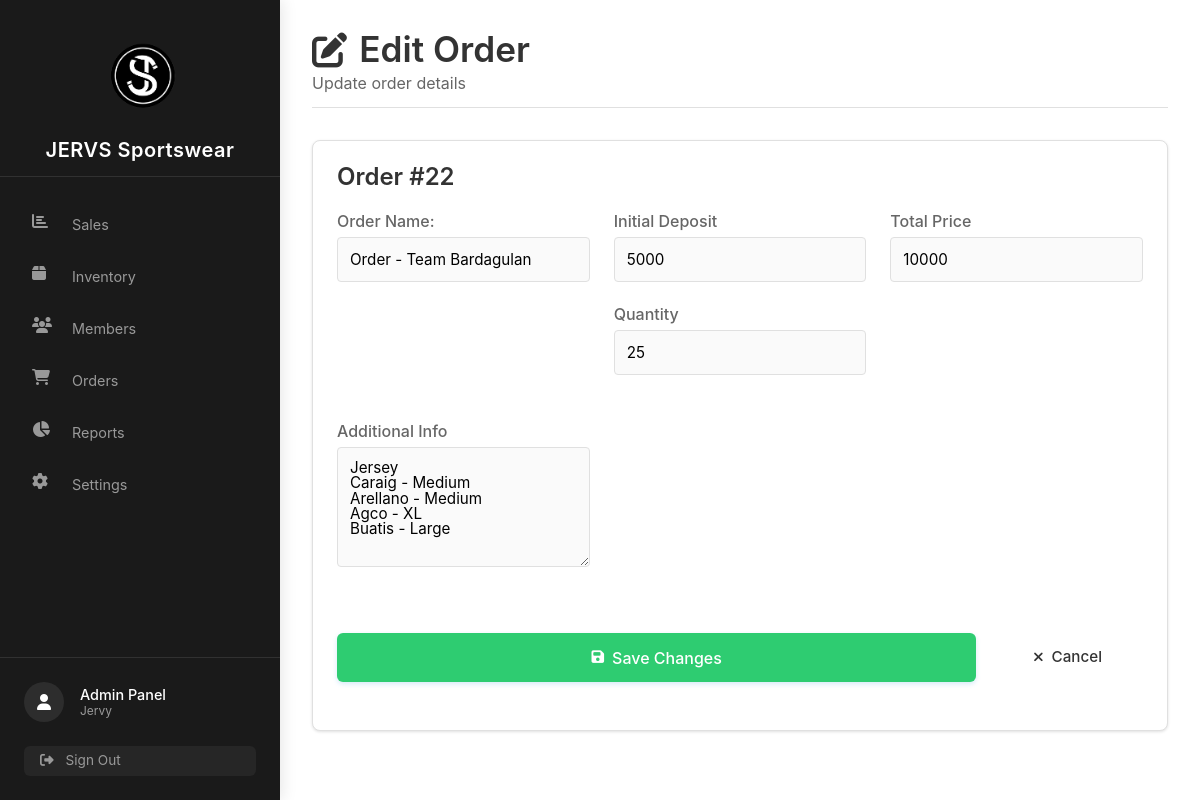
Page /Controller/Order-Management/edit.php?id=22 (signed in) on the committed database.
### tables this page shows
CREATE TABLE `orders_tbl` (
  `id` int(11) NOT NULL,
  `item_name` varchar(100) DEFAULT NULL,
  `qty` int(11) NOT NULL,
  `deposit` int(11) NOT NULL,
  `total_price` int(11) NOT NULL,
  `order_details` text NOT NULL,
  `current_phase` enum('start','printing','heatpress','sewing','ready') DEFAULT NULL,
  `last_updated` timestamp NOT NULL DEFAULT current_timestamp() ON UPDATE current_timestamp()
);

### Controller/Order-Management/edit.php (the view, shortened to what this page needs)
<?php
    include('../../config/database.php');
if(isset($_GET['id'])){
    $id = $_GET['id'];
    $stmt = $conn->prepare('SELECT * FROM orders_tbl WHERE id = ?');
    $stmt->bind_param('i', $id);
    $stmt->execute();
    $result = $stmt->get_result();
    $order = $result->fetch_assoc();
}else{
    echo '<script> alert("No order ID provided");</script>';
    exit;
}
?>
<!DOCTYPE html>
<html lang="en">
<head>
    <link rel="stylesheet" href="https://cdnjs.cloudflare.com/ajax/libs/font-awesome/6.4.0/css/all.min.css">
    <link rel="stylesheet" href="../../View/assets/stylesheet/dashboard.css">
    <link rel="stylesheet" href="../../View/assets/stylesheet/order-management-css/edit.css">
    <link rel="stylesheet" href="../../View/assets/stylesheet/sidebar.css">
</head>
<body>
<?php include('../../View/parts/sidebar.php'); ?>
<div class="main-wrapper">
    <main class="main-content">
        <div class="dashboard-header">
            <div class="header-content">
                <h1 class="dashboard-title"><i class="fas fa-edit"></i> Edit Order</h1>
                <p class="dashboard-subtitle">Update order details</p>
            </div>
        </div>
        <div class="metric-card">
            <div class="chart-header">
                <h2 class="chart-title">Order #<?= htmlspecialchars($order['id']) ?></h2>
            </div>
            <form method="POST" action="">
                <div class="form-group">
                    <label>Order Name:</label>
                    <input type="text" name="item" class="form-control" value="<?= htmlspecialchars($order['item_name']) ?>" required>
                </div>
                <div class="form-row">
                    <div class="form-group">
                        <label>Initial Deposit</label>
                        <input type="number" name="deposit" class="form-control" value="<?= htmlspecialchars($order['deposit']) ?>" required>
                    </div>
                    <div class="form-group">
                        <label>Quantity</label>
                        <input type="number" name="qty" class="form-control" value="<?= htmlspecialchars($order['qty']) ?>" required>
                    </div>
                </div>
                <div class="form-group">
                    <label>Total Price</label>
                    <input type="number" name="tPrice" class="form-control" value="<?= htmlspecialchars($order['total_price']) ?>" required>
                </div>
                <div class="form-group">
                    <label>Additional Info</label>
                    <textarea name="addInfo" class="form-control" rows="3"><?= htmlspecialchars($order['order_details']) ?></textarea>
                </div>
                <div class="form-buttons">
                    <button type="submit" class="btn btn-primary">
                        <i class="fas fa-save"></i> Save Changes
                    </button>
                    <a href="../../View/pages/add-order.php" class="btn btn-secondary">
                        <i class="fas fa-times"></i> Cancel
                    </a>
                </div>
            </form>
        </div>
    </main>
</div>
</body>
</html>

### View/assets/stylesheet/dashboard.css (style rules this page uses)
:root { --primary-black: #1a1a1a; --secondary-black: #2d2d2d; --tertiary-black: #3d3d3d; --primary-white: #ffffff; --secondary-white: #f8f8f8; --tertiary-white: #eaeaea; --accent-color: #555555; --primary: #284cff; --primary-light: #e8f0fe; --success-color: #28a745; --error-color: #dc3545; --warning-color: #FF9800; --info-color: #2196F3; --text-dark: #212529; --text-light: #495057; --text-lighter: #6c757d; --border-color: #e0e0e0; --transition-speed: 0.3s; --border-radius-sm: 4px; --border-radius-md: 8px; --border-radius-lg: 12px; --box-shadow-sm: 0 1px 3px rgba(0,0,0,0.12); --box-shadow-md: 0 4px 6px rgba(0,0,0,0.1); }
* { margin: 0; padding: 0; box-sizing: border-box; }
body { font-family: 'Inter', sans-serif; background-color: var(--secondary-white); color: var(--text-dark); line-height: 1.6; }
.main-wrapper { width: calc(100% - 280px); margin-left: 280px; transition: all var(--transition-speed) ease; }
.main-content { padding: 2rem 3rem; min-height: 100vh; background-color: var(--primary-white); box-shadow: 0 0 20px rgba(0, 0, 0, 0.03); }
.dashboard-header { margin-bottom: 2rem; padding-bottom: 1rem; border-bottom: 1px solid var(--border-color); }
.dashboard-title { font-size: 2.2rem; font-weight: 600; color: var(--text-dark); margin-bottom: 0.5rem; display: flex; align-items: center; gap: 0.75rem; }
.dashboard-subtitle { color: var(--text-light); font-size: 1rem; margin: 0; }
.metric-card, .chart-section, .sales-section { background: var(--primary-white); border-radius: var(--border-radius-md); padding: 1.5rem; box-shadow: var(--box-shadow-sm); transition: transform 0.2s, box-shadow 0.2s; margin: 1.5rem 0; border: 1px solid var(--border-color); }
.chart-header { margin-bottom: 1.5rem; }
.chart-title { font-size: 1.5rem; font-weight: 600; color: var(--text-dark); margin-bottom: 1rem; }
.btn { display: inline-flex; align-items: center; justify-content: center; padding: 0.75rem 1.5rem; font-size: 0.95rem; font-weight: 500; line-height: 1.5; text-align: center; white-space: nowrap; vertical-align: middle; cursor: pointer; user-select: none; border: 1px solid transparent; border-radius: var(--border-radius-sm); transition: all 0.2s ease-in-out; margin-right: 1rem; margin-bottom: 1.5rem; gap: 0.5rem; }
.btn i { font-size: 0.9em; }
.btn-primary { background-color: var(--primary); color: var(--primary-white); box-shadow: 0 2px 5px rgba(52, 152, 219, 0.2); }
.form-group { margin-bottom: 1.5rem; }
.form-group label { display: block; margin-bottom: 0.5rem; font-weight: 500; color: var(--text-light); }
.form-control { width: 100%; padding: 0.75rem; border: 1px solid var(--border-color); border-radius: var(--border-radius-sm); font-family: inherit; font-size: 0.95rem; transition: border-color var(--transition-speed); }
textarea.form-control { min-height: 120px; resize: vertical; }
.form-buttons { display: flex; gap: 1rem; margin-top: 1.5rem; }

### View/assets/stylesheet/order-management-css/edit.css (style rules this page uses)
body { font-family: 'Inter', sans-serif; background-color: #f8f9fa; color: #333; line-height: 1.6; margin: 0; padding: 0; }
.main-content { flex: 1; padding: 2rem 3rem; background-color: #fff; box-shadow: 0 0 20px rgba(0, 0, 0, 0.03); }
h2 { color: #2c3e50; font-size: 1.5rem; margin-bottom: 1.5rem; padding-bottom: 0.75rem; border-bottom: 1px solid #e9ecef; }
form { display: grid; grid-template-columns: repeat(auto-fit, minmax(250px, 1fr)); gap: 1.5rem; }
label { display: block; margin-bottom: 0.5rem; font-weight: 500; color: #34495e; }
input, textarea, select { width: 100%; padding: 0.75rem 1rem; border: 1px solid #ced4da; border-radius: 6px; font-size: 1rem; transition: border-color 0.15s ease-in-out, box-shadow 0.15s ease-in-out; background-color: #fafafa; }
textarea { min-height: 100px; resize: vertical; grid-column: 1 / -1; }
.form-buttons { grid-column: 1 / -1; display: flex; gap: 1rem; margin-top: 1rem; }
.form-buttons button { flex: 1; padding: 0.75rem; font-size: 1rem; font-weight: 500; border: none; border-radius: 6px; cursor: pointer; transition: all 0.2s ease; }
.form-buttons button[type="submit"] { background-color: #2ecc71; color: white; }

### rows in the picture
orders_tbl: id "22", item "Order - Team Bardagulan", deposit "5000", qty "25", tPrice "10000", addInfo "Jersey Caraig - Medium Arellano - Medium Agco - XL Buatis - Large"
